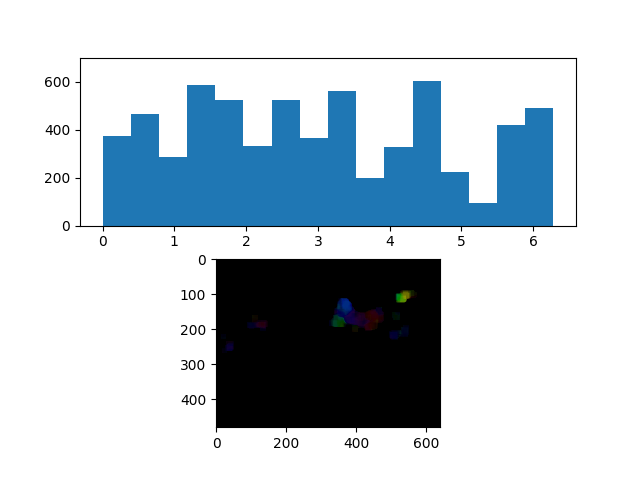
#> input picture savedHistograms/00000000.png, 640 x 480 px, given in place of myVidString, which was not available
$ python hmm_test.py   (older library calls are emulated)
#> lines starting #> are read from the running program, lines starting #| are printed output that depends on the picture; after the words box and inside, x2 and y2 are one past the last pixel; in counts of white or black regions, pixels touching at a corner belong together; pictures that were not available may be replaced by others from this repository, and a replacement may not be noted
### NewHogBased/hmm.py
import numpy as np
import cv2
import math

from processing_methods import *
from hog_functions import get_polar_gradients
from mbh import get_mbh_descriptor


def get_hists_from_video_frame(video_string, num_divisions_w, num_divisions_h, tracked_region_list, erosion_kernel,
                               dilation_kernel, number_of_frames, my_range):

#> called with video_string = 'myVidString', num_divisions_w = 3, num_divisions_h = 3, erosion_kernel = array of shape (15, 15), dilation_kernel = array of shape (15, 15), number_of_frames = 3, my_range = array of shape (17,)
    cap = cv2.VideoCapture(video_string)
    frame_count = 0
    hof_summed_hist_list = []
    hog_summed_hist_list = []
    mbh_summed_hist_list = []

    # Take first frame
    ret, frame1 = cap.read()
#> frame1 is the input picture: shape (480, 640, 3); mean B, G, R 210.8, 202.2, 189.8
    if ret:
        pixels_width = np.floor(frame1.shape[1] / num_divisions_w).astype(np.int)
#> pixels_width = 213
        pixels_height = np.floor(frame1.shape[0] / num_divisions_h).astype(np.int)
#> pixels_height = 160
        hist_scaling_factor = len(tracked_region_list) * pixels_height * pixels_width
#> hist_scaling_factor = 102240

        prvs = cv2.cvtColor(frame1, cv2.COLOR_BGR2GRAY)
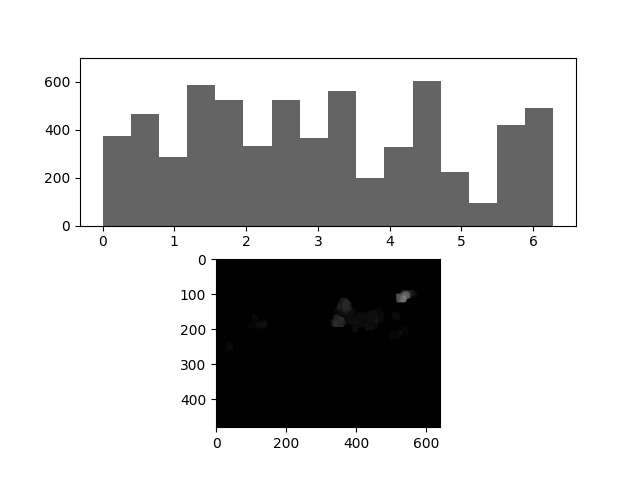
#> prvs: shape (480, 640); min 0, max 255, mean 199.5
        hsv = np.zeros_like(frame1)
        frame_hsv = np.zeros((pixels_height, pixels_width, 3))
        hsv[..., 1] = 255
        frame_hsv[..., 1] = 255

        summed_tracked_ang = np.zeros((len(tracked_region_list), pixels_height, pixels_width))
        summed_tracked_mag = np.zeros((len(tracked_region_list), pixels_height, pixels_width))

    while cap.isOpened():
        ret, frame2 = cap.read()
        if ret:
            nxt = cv2.cvtColor(frame2, cv2.COLOR_BGR2GRAY)

            # get optical flow for entire frame
            hsv, my_angles = get_optical_flow(prvs, nxt, hsv, erosion_kernel, dilation_kernel)

            # get hog for entire frame
            hog_mags, hog_angles = get_polar_gradients(nxt)

            # get mbh for entire frame
            mbh_mags, mbh_angles = get_mbh_descriptor(prvs, nxt)

            # divide optical flow, hog, mbh into grid lists
            mag_list = get_roi(hsv[..., 2], num_divisions_w, num_divisions_h)
            ang_list = get_roi(my_angles, num_divisions_w, num_divisions_h)

            hog_mag_list = get_roi(hog_mags, num_divisions_w, num_divisions_h)
            hog_ang_list = get_roi(hog_angles, num_divisions_w, num_divisions_h)

            mbh_mag_list = get_roi(mbh_mags, num_divisions_w, num_divisions_h)
            mbh_ang_list = get_roi(mbh_angles, num_divisions_w, num_divisions_h)

            # take only the regions of interest
            tracked_mag_list = [mag_list[i - 1] for i in tracked_region_list]
            tracked_ang_list = [ang_list[i - 1] for i in tracked_region_list]

            hog_tracked_mag_list = [hog_mag_list[i - 1] for i in tracked_region_list]
            hog_tracked_ang_list = [hog_ang_list[i - 1] for i in tracked_region_list]

            mbh_tracked_mag_list = [mbh_mag_list[i - 1] for i in tracked_region_list]
            mbh_tracked_ang_list = [mbh_ang_list[i - 1] for i in tracked_region_list]

            # average out the list
            if frame_count is number_of_frames:
                # calculate and save the histogram metrics
                avg_angle_list = [x / number_of_frames for x in summed_tracked_ang]
                avg_mag_list = [x / number_of_frames for x in summed_tracked_mag]

                flat_avg_angle = np.array(avg_angle_list).flatten()
                flat_avg_mag = np.array(avg_mag_list).flatten()

                hog_avg_angle_list = [x / number_of_frames for x in hog_summed_tracked_ang]
                hog_avg_mag_list = [x / number_of_frames for x in hog_summed_tracked_mag]

                flat_hog_avg_angle = np.array(hog_avg_angle_list).flatten()
                flat_hog_avg_mag = np.array(hog_avg_mag_list).flatten()

                mbh_avg_angle_list = [x / number_of_frames for x in mbh_summed_tracked_ang]
                mbh_avg_mag_list = [x / number_of_frames for x in mbh_summed_tracked_mag]

                flat_mbh_avg_angle = np.array(mbh_avg_angle_list).flatten()
                flat_mbh_avg_mag = np.array(mbh_avg_mag_list).flatten()

                # only take the histogram of averaged vectors
                frame_hist = [np.histogram(flat_avg_angle[i], bins=my_range, weights=flat_avg_mag[i], density=False)[0]
                              for i in range(len(tracked_region_list))]

                hog_frame_hist = [np.histogram(flat_hog_avg_angle[i], bins=my_range, weights=flat_hog_avg_mag[i],
                                               density=False)[0] for i in range(len(tracked_region_list))]

                mbh_frame_hist = [np.histogram(flat_mbh_avg_angle[i], bins=my_range, weights=flat_mbh_avg_mag[i],
                                               density=False)[0] for i in range(len(tracked_region_list))]

                # sum up the histograms per frame
                frame_summed_hist = np.sum(frame_hist, axis=0) / hist_scaling_factor
                hog_frame_summed_hist = np.sum(hog_frame_hist, axis=0) / hist_scaling_factor
                mbh_frame_summed_hist = np.sum(mbh_frame_hist, axis=0) / hist_scaling_factor

                # save to a list
                hof_summed_hist_list.append(frame_summed_hist)
                hog_summed_hist_list.append(hog_frame_summed_hist)
                mbh_summed_hist_list.append(mbh_frame_summed_hist)

                # reset the sum back to zero
                summed_tracked_ang = np.zeros((len(tracked_region_list), pixels_height, pixels_width))
                summed_tracked_mag = np.zeros((len(tracked_region_list), pixels_height, pixels_width))

                hog_summed_tracked_ang = np.zeros((len(tracked_region_list), pixels_height, pixels_width))
                hog_summed_tracked_mag = np.zeros((len(tracked_region_list), pixels_height, pixels_width))

                mbh_summed_tracked_ang = np.zeros((len(tracked_region_list), pixels_height, pixels_width))
                mbh_summed_tracked_mag = np.zeros((len(tracked_region_list), pixels_height, pixels_width))

                frame_count = 0

            summed_tracked_mag = [sum(x) for x in zip(summed_tracked_mag, tracked_mag_list)]
            summed_tracked_ang = [sum(x) for x in zip(summed_tracked_ang, tracked_ang_list)]

            hog_summed_tracked_mag = [sum(x) for x in zip(hog_summed_tracked_mag, hog_tracked_mag_list)]
            hog_summed_tracked_ang = [sum(x) for x in zip(hog_summed_tracked_ang, hog_tracked_ang_list)]

            mbh_summed_tracked_mag = [sum(x) for x in zip(mbh_summed_tracked_mag, mbh_tracked_mag_list)]
            mbh_summed_tracked_ang = [sum(x) for x in zip(mbh_summed_tracked_ang, mbh_tracked_ang_list)]

            prvs = nxt
            frame_count += 1

        else:
            break

    return hof_summed_hist_list, hog_summed_hist_list, mbh_summed_hist_list


def get_averages(initial_cluster, num_states):
    my_averages = [(np.sum(initial_cluster[i], axis=0) / len(initial_cluster[i])) for i in range(num_states)]
    return my_averages


# don't need symmetrical distance - comparing to a base
def get_quadratic_chi_distance_vector(hist1_base, hist2):
    return cv2.compareHist(hist1_base, hist2, cv2.HISTCMP_CHISQR)


# [61 lines left out: functions sort_clusters, get_chi_distance_to_every_exemplar, calculate_mu_values, generate_emission_vector, estimate_trans_prob_matrix, not called in this run]


# probability of model moving to another state
def generate_trans_prob_matrix():
    return

### NewHogBased/processing_methods.py
import numpy as np
import cv2
import math

from processing_methods import *
from hog_functions import get_polar_gradients
from mbh import get_mbh_descriptor
import matplotlib.pyplot as plt

# -----------------------------------METHODS-------------------------------------------------


# [18 lines left out: functions find_index_location, non_display_window, not called in this run]


def get_prvs_windows(index, roi_list, prvs_window_list):
    prvs_window_list.append(roi_list[index - 1])
    return prvs_window_list


def get_next_window(index, roi_list, next_window_list):
    return next_window_list


# returns a list with the pixels of the regions of  interest
# [6 lines left out: function get_roi, not called in this run]


# returns a histogram and hsv values for displaying
def get_optical_flow(prvs, next, hsv, erosionKernel, dilationKernel):
    # Get Gunnar-Farneback optical flow
    flow = cv2.calcOpticalFlowFarneback(prvs, next, None, 0.5, 3, 15, 3, 5, 1.1, 0)

    # Convert the cartesian flow vectors to polar vectors
    mag, ang = cv2.cartToPolar(flow[..., 0], flow[..., 1])
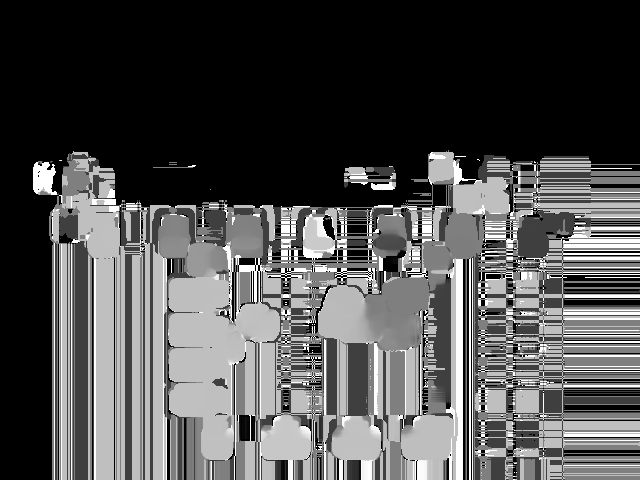
#> ang: shape (480, 640) float32; min 0, max 6.28, mean 1.95; drawn with min black and max white

    # Convert angle to degrees for plotting
    hsv[..., 0] = ang * 180 / np.pi
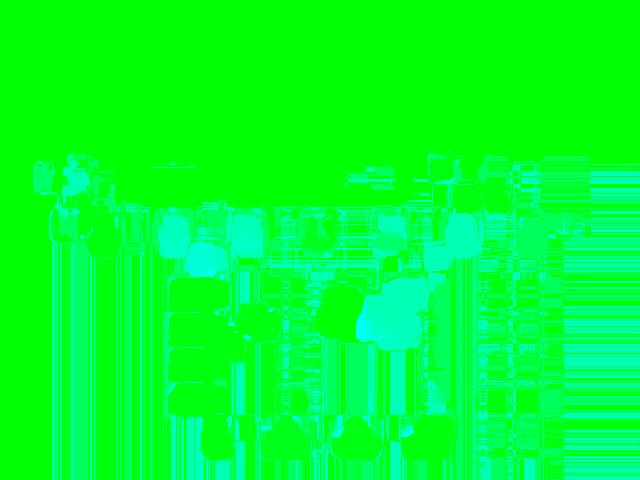
#> hsv: shape (480, 640, 3); mean of channels 0, 1, 2 45.1, 255, 0; drawn as B, G, R

    # Normalize the magnitude (intensity) to be within range 0-255
    hsv[..., 2] = cv2.normalize(mag, None, 0, 255, cv2.NORM_MINMAX)
#> hsv: shape (480, 640, 3); 3.64% of pixels changed, all inside (x1, y1, x2, y2) = (171, 313, 452, 459)

    # Perform morphological operations
    hsv[..., 2] = cv2.morphologyEx(hsv[..., 2], cv2.MORPH_OPEN, erosionKernel)
#> hsv: shape (480, 640, 3); mean of channels 0, 1, 2 45.1, 255, 0.3
    hsv[..., 2] = cv2.morphologyEx(hsv[..., 2], cv2.MORPH_CLOSE, dilationKernel)
#> hsv: shape (480, 640, 3); mean of channels 0, 1, 2 45.1, 255, 0.3

    # Threshold image
    _, hsv[..., 2] = cv2.threshold(hsv[..., 2], 12, 255, cv2.THRESH_TOZERO)
#> hsv: shape (480, 640, 3); mean of channels 0, 1, 2 45.1, 255, 0.1

    # Get the histogram of the area
    # myHist, _ = np.histogram(ang, bins=myRange, weights=hsv[..., 2], density=False)

    return hsv, ang


# Draw a grid nxm grid onto the image
# [61 lines left out: functions draw_grid, plot_histogram, get_first_derivative, not called in this run]

### NewHogBased/hog_functions.py
# HoG functions
import cv2
import numpy as np


def get_sobel(frame):
    #Gx = np.column_stack((-1 * vector, [0, 0, 0], vector))
    #Gy = np.stack((-1 * vector, [0, 0, 0], vector))

    gx = cv2.Sobel(frame, cv2.CV_32F, 1, 0, ksize=1)
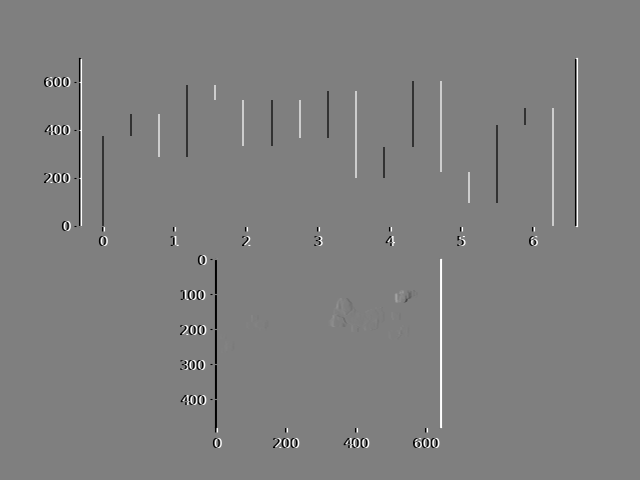
#> gx: shape (480, 640) float32; min -255, max 255, mean 0; drawn with min black and max white
    gy = cv2.Sobel(frame, cv2.CV_32F, 0, 1, ksize=1)
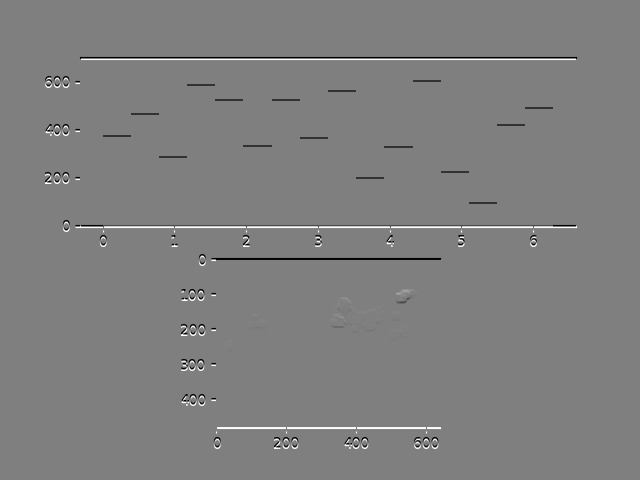
#> gy: shape (480, 640) float32; min -255, max 255, mean 0; drawn with min black and max white

    return gx, gy


def get_polar_gradients(frame):
    gx, gy = get_sobel(frame)
    mag, ang = cv2.cartToPolar(gx, gy)
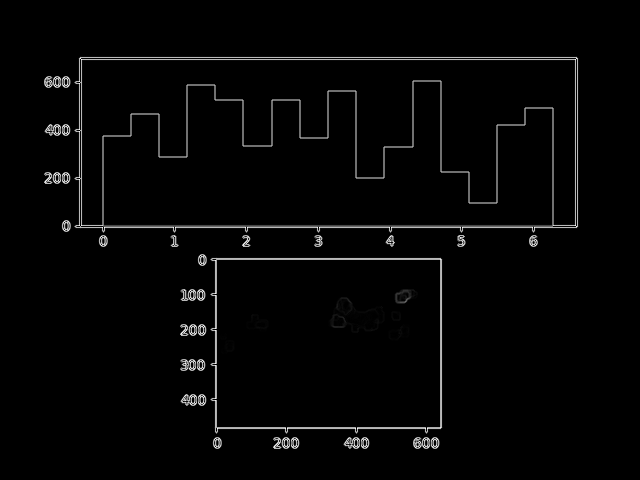
#> mag: shape (480, 640) float32; min 0, max 349.5, mean 7.2; drawn with min black and max white
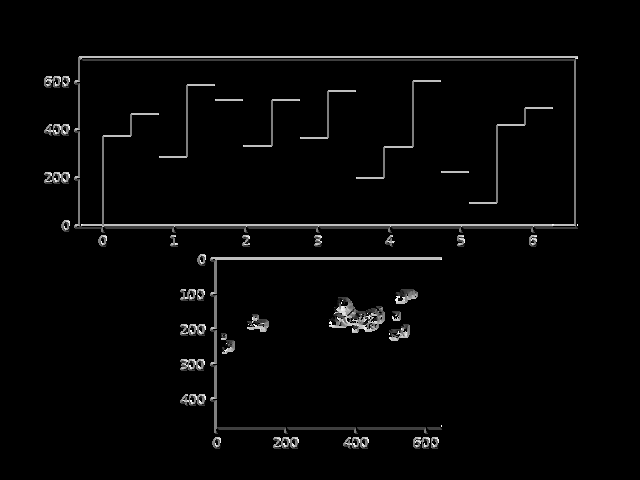
#> ang: shape (480, 640) float32; min 0, max 6.28, mean 0.148; drawn with min black and max white

    return mag, ang


# [5 lines left out: function get_hog_descriptor, not called in this run]

### NewHogBased/hmm_test.py
import numpy as np
import cv2

from hmm import *


erosion_kernel = cv2.getStructuringElement(cv2.MORPH_RECT, (15, 15))
dilation_kernel = cv2.getStructuringElement(cv2.MORPH_RECT, (15, 15))

video_string = "myVidString"
num_divisions_w = 3
num_divisions_h = 3
tracked_region_list = [1, 2, 3]
number_of_frames = 3
numBins = 16
my_range = np.arange(0, 2 * np.pi + (2 * np.pi / numBins), 2 * np.pi / numBins)
num_states = 5

trainingSet = []
vid_chi_distance_list = []

'''
for vid in training sequence
'''

#> (the run stopped early here; a loop or call above may not have finished)

$ run again, on savedHistograms/00000001.png
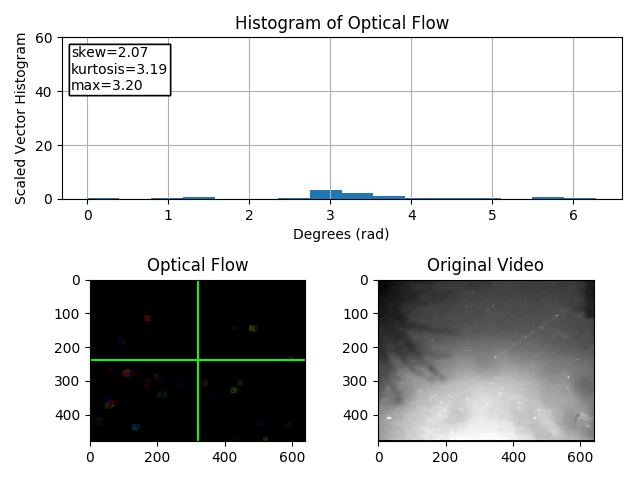
#> input picture savedHistograms/00000001.png, 640 x 480 px, given in place of myVidString, which was not available
#> in get_hists_from_video_frame, frame1 is the input picture: shape (480, 640, 3); mean B, G, R 203.9, 204.4, 203.5
#> in get_optical_flow, `hsv[..., 2] = cv2.morphologyEx(hsv[..., 2], cv2.MORPH_OPEN, erosionKer..`:
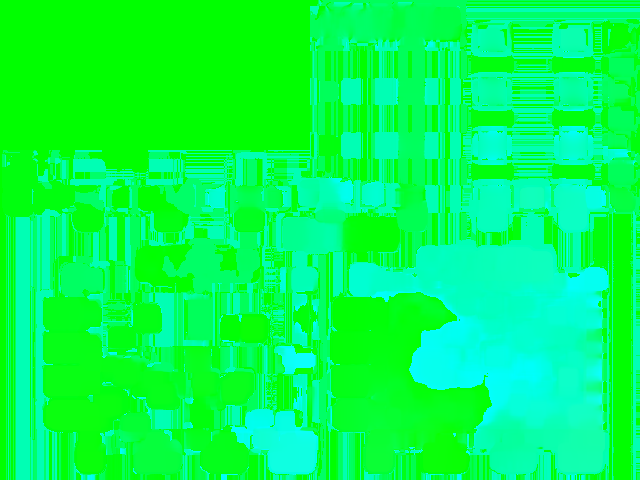
#> hsv: shape (480, 640, 3); mean of channels 0, 1, 2 85.3, 255, 1.4; drawn as B, G, R
#> in get_polar_gradients, `mag, ang = cv2.cartToPolar(gx, gy)`:
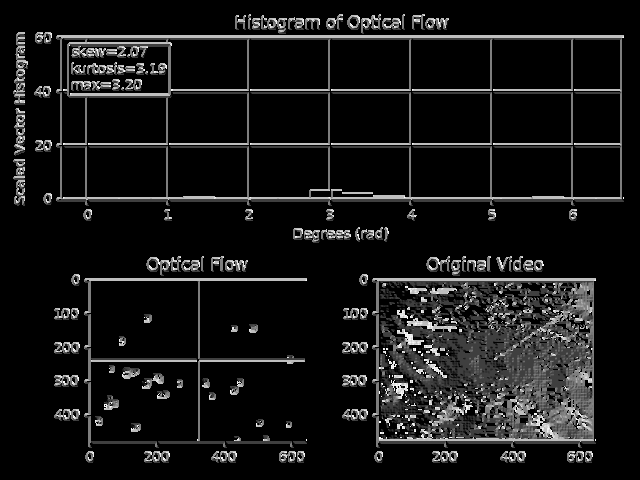
#> ang: shape (480, 640) float32; min 0, max 6.28, mean 0.547; drawn with min black and max white

$ run again, on savedHistograms/00000002.png
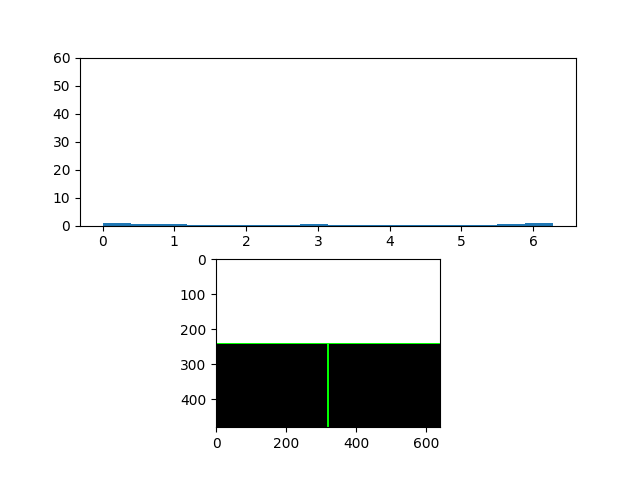
#> input picture savedHistograms/00000002.png, 640 x 480 px, given in place of myVidString, which was not available
#> in get_hists_from_video_frame, frame1 is the input picture: shape (480, 640, 3); mean B, G, R 236.3, 236.5, 236
#> in get_sobel, `gy = cv2.Sobel(frame, cv2.CV_32F, 0, 1, ksize=1)`:
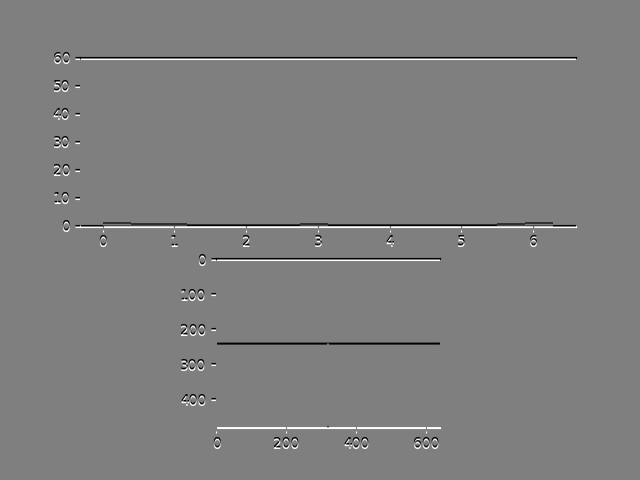
#> gy: shape (480, 640) float32; min -255, max 255, mean 0; drawn with min black and max white
#> in get_polar_gradients, `mag, ang = cv2.cartToPolar(gx, gy)`:
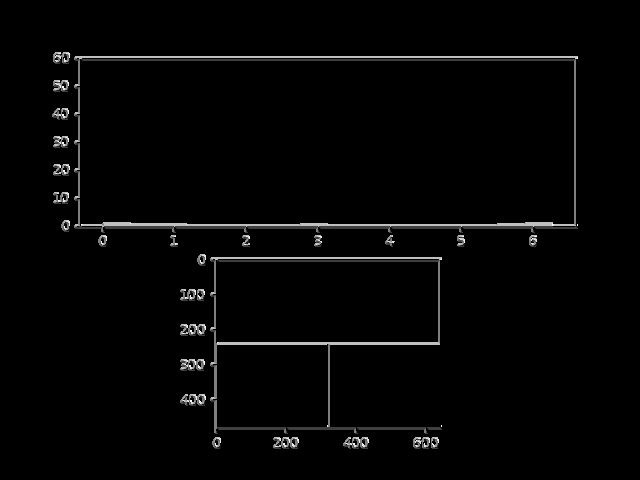
#> ang: shape (480, 640) float32; min 0, max 6.28, mean 0.122; drawn with min black and max white
